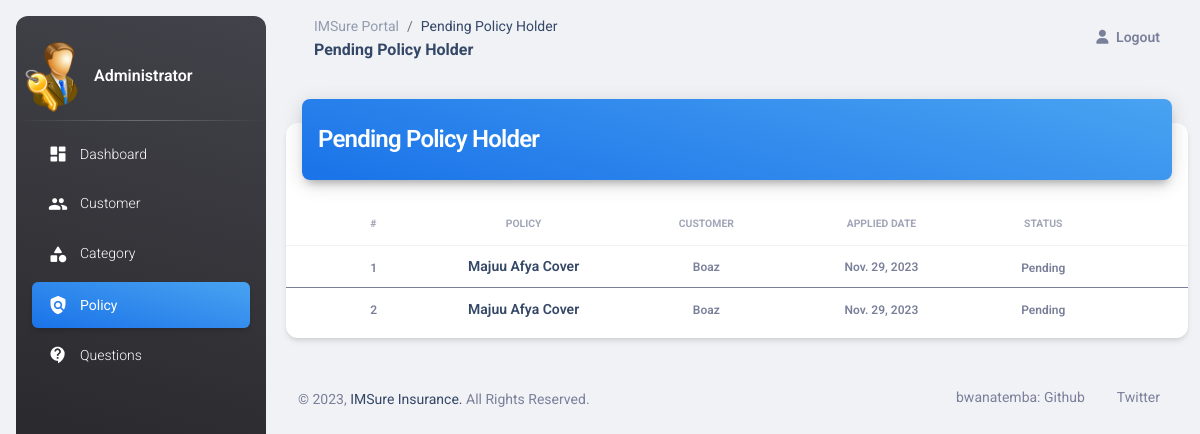
/admin-view-waiting-policy-holder, run on an earlier commit of the app's database.
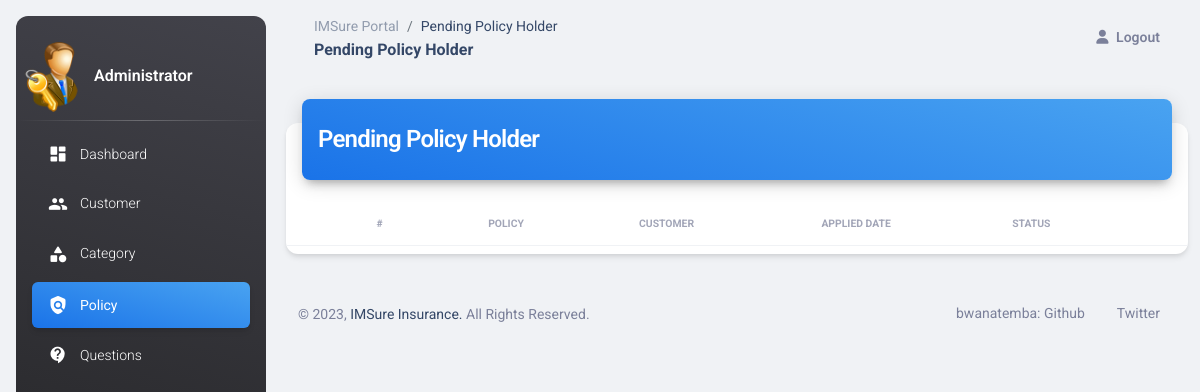
And on a later commit of the database.
### insurancemanagement/models.py (models this page shows, shortened)
class PolicyRecord(models.Model):
    customer = models.ForeignKey(Customer, on_delete=models.CASCADE)
    policy = models.ForeignKey(Policy, on_delete=models.CASCADE)
    status = models.CharField(max_length=100, default='Pending')
    creation_date = models.DateField(auto_now=True)

class Policy(models.Model):
    category = models.ForeignKey('Category', on_delete=models.CASCADE)
    policy_name = models.CharField(max_length=200)
    sum_assurance = models.PositiveIntegerField()
    premium = models.PositiveIntegerField()
    tenure = models.PositiveIntegerField()
    creation_date = models.DateField(auto_now=True)
    def __str__(self):
        return self.policy_name

### customer/models.py (models this page shows, shortened)
class Customer(models.Model):
    user = models.OneToOneField(User, on_delete=models.CASCADE)
    profile_pic = models.ImageField(upload_to='profile_pic/Customer/', null=True, blank=True)
    address = models.CharField(max_length=40)
    mobile = models.CharField(max_length=20, null=False)
    def __str__(self):
        return self.user.first_name

### insurancemanagement/views.py (the view)
# urls.py: path('admin-view-waiting-policy-holder', views.admin_view_waiting_policy_holder_view,
def admin_view_waiting_policy_holder_view(request):
    policyrecords = models.PolicyRecord.objects.all().filter(status='Pending')
    return render(request, 'insurance/admin_view_waiting_policy_holder.html', {'policyrecords': policyrecords})

### insurancemanagement/templates/insurance/admin_view_waiting_policy_holder.html (shortened to what the changed rows need)
<!DOCTYPE html>
{% load static %}
<html lang="en">
<head>
  <link href="{% static 'dashboard/css/nucleo-icons.css' %}" rel="stylesheet" />
  <link href="{% static 'dashboard/css/nucleo-svg.css' %}" rel="stylesheet" />
  <link id="pagestyle" href="{% static 'dashboard/css/material-dashboard.css' %}" rel="stylesheet" />
</head>
<body class="g-sidenav-show  bg-gray-200">
  <main class="main-content position-relative max-height-vh-100 h-100 border-radius-lg ">
    <div class="container-fluid py-4">
      <div class="row">
        <div class="col-12">
          <div class="card my-4">
            <div class="card-body px-0 pb-2">
              <div class="table-responsive p-0">
                <table class="table align-items-center mb-0">
                  <thead>
                    <tr>
                      <th class="text-secondary opacity-7"></th>
                      <th class="text-uppercase text-secondary text-xxs font-weight-bolder opacity-7 ps-2">#</th>
                      <th class="text-center text-uppercase text-secondary text-xxs font-weight-bolder opacity-7">Policy</th>
                      <th class="text-center text-uppercase text-secondary text-xxs font-weight-bolder opacity-7">Customer</th>
                      <th class="text-center text-uppercase text-secondary text-xxs font-weight-bolder opacity-7">Applied Date</th>
                      <th class="text-center text-uppercase text-secondary text-xxs font-weight-bolder opacity-7">Status</th>
                      <th class="text-secondary opacity-7"></th>
                    </tr>
                  </thead>
                  {% for t in policyrecords %}
                  <tbody>
                    <tr>
                      <td>
                      </td>
                      <td>
                        <span class="text-secondary text-xs font-weight-bold">{{ forloop.counter }}</span>
                      </td>
                      <td class="align-middle text-center text-sm">
                        <h6 class="mb-0 text-sm" >{{t.policy}}</h6>
                      </td>
                      <td class="align-middle text-center text-sm">
                        <span class="text-secondary text-xs font-weight-bold">{{t.customer}}</span>
                      </td>
                      <td class="align-middle text-center text-sm">
                        <span class="text-secondary text-xs font-weight-bold">{{t.creation_date}}</span>
                      </td>
                      <td class="align-middle text-center">
                        <span class="text-secondary text-xs font-weight-bold">{{t.status}}</span>
                      </td>
                    </tr>
                  </tbody>
                  {% endfor %}
                </table>
              </div>
            </div>
          </div>
        </div>
      </div>
  </main>
</body>
</html>

What changed in the data, as far as the page shows it:
no longer on this page (row edited): PolicyRecord: policy "Majuu Afya Cover", customer "Boaz", creation_date "Nov. 29, 2023", status "Pending"
no longer on this page (row edited): PolicyRecord: policy "Majuu Afya Cover", customer "Boaz", creation_date "Nov. 29, 2023", status "Pending"
